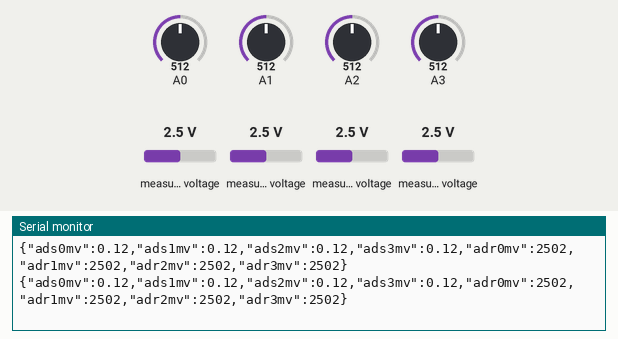
The sketch below on a simulated Arduino Nano, built with avr-gcc and run on an emulated ATmega328P. On the bench: the last lines printed to the serial monitor. The inputs (shaded band) are chosen by the test bench; at power-on: A0 = 512, A1 = 512, A2 = 512, A3 = 512, measured voltage 2.5 V.

Above: at 1.2 s.
1.3 s: A0 set to 216
At 1.61 s:
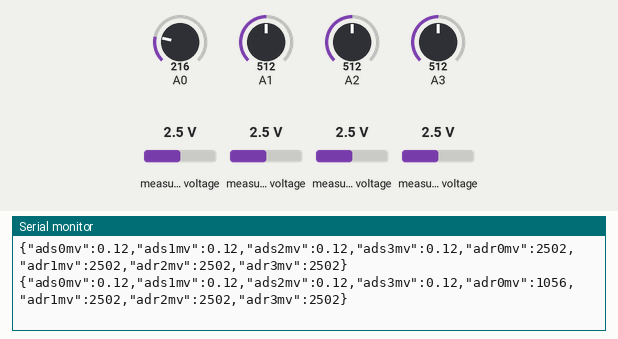
2.8 s: A0 set to 187
At 3.29 s:
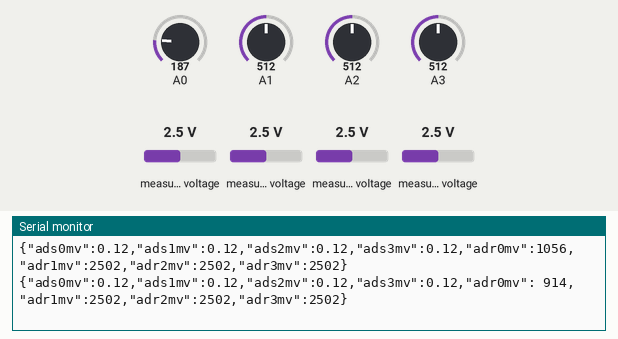
5.2 s: A1 set to 212
At 5.31 s:
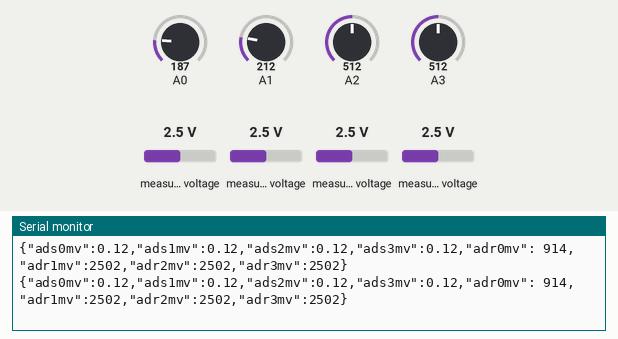
8.2 s: A1 set to 195
At 8.68 s:
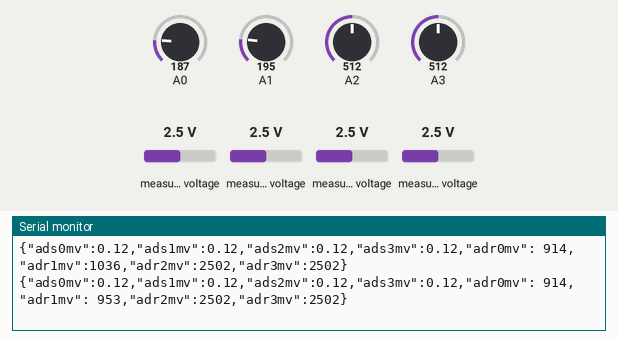

Measured:
- the behaviour switches between 205 and 204 on A0 (found by bisection; images 1 and 2)
- the behaviour switches between 205 and 204 on A1 (found by bisection; images 3 and 4)
- after the input at 1.3 s, the serial monitor: prints a new line after 0.08 s (image 1)
- after the input at 2.8 s, the serial monitor: prints a new line after 0.27 s (image 2)
- after the input at 8.2 s, the serial monitor: prints a new line after 0.25 s (image 4)

The sketch:

adConverter.ino
```cpp
// (licence header left out)
#include <Wire.h>
#include <Adafruit_ADS1015.h>

/*=========================================================================
      Configuration parameters
=========================================================================*/
//#define ADS_GAIN            GAIN_ONE // ±4.096 V
//#define ADS_RESOLUTION      0.125
//#define ADS_GAIN            GAIN_TWO // ±2.048 V
//#define ADS_RESOLUTION      0.0625
//#define ADS_GAIN            GAIN_FOUR // ±1.024 V
//#define ADS_RESOLUTION      0.03125
//#define ADS_GAIN            GAIN_EIGHT // ±0.512 V
//#define ADS_RESOLUTION      0.015625
#define ADS_GAIN            GAIN_SIXTEEN // ±0.256 V
#define ADS_RESOLUTION      0.0078125

#define ADS_OFFSET          0.12

#define SERIAL_BAUD_RATE    9600
#define MEASURE_DELAY_MS    250


/*=========================================================================
      Macros
=========================================================================*/
#define ADRUINO_RESOLUTION 4.8876 // equals 5000/1023

#define TO_JSON(R,A0,A1,A2,A3,A4,A5,A6,A7) sprintf(R,"{\"ads0mv\":%s,\"ads1mv\":%s,\"ads2mv\":%s,\"ads3mv\":%s,\"adr0mv\":%s,\"adr1mv\":%s,\"adr2mv\":%s,\"adr3mv\":%s}",A0,A1,A2,A3,A4,A5,A6,A7)

/*=========================================================================
      Global variables
=========================================================================*/
Adafruit_ADS1115 ads1115;

/*=========================================================================
      setup function
=========================================================================*/
void setup() {
  // setup USB
  Serial.begin(SERIAL_BAUD_RATE);

  // setup ADS1115
  ads1115.begin();
  ads1115.setGain(ADS_GAIN);

  // setup analog inputs
  pinMode(A0, INPUT);
  pinMode(A1, INPUT);
  pinMode(A2, INPUT);
  pinMode(A3, INPUT);
}

/*=========================================================================
      main loop function
=========================================================================*/
void loop() {
  // read ADC1115
  int16_t ads0 = ads1115.readADC_SingleEnded(0);
  int16_t ads1 = ads1115.readADC_SingleEnded(1);
  int16_t ads2 = ads1115.readADC_SingleEnded(2);
  int16_t ads3 = ads1115.readADC_SingleEnded(3);

  // read adruino ADC
  int adr0 = analogRead(A0);
  int adr1 = analogRead(A1);
  int adr2 = analogRead(A2);
  int adr3 = analogRead(A3);

  // convert everithing to milli volts
  float ads0mV = ads0 * ADS_RESOLUTION + ADS_OFFSET;
  float ads1mV = ads1 * ADS_RESOLUTION + ADS_OFFSET;
  float ads2mV = ads2 * ADS_RESOLUTION + ADS_OFFSET;
  float ads3mV = ads3 * ADS_RESOLUTION + ADS_OFFSET;

  float adr0mV = adr0 * ADRUINO_RESOLUTION;
  float adr1mV = adr1 * ADRUINO_RESOLUTION;
  float adr2mV = adr2 * ADRUINO_RESOLUTION;
  float adr3mV = adr3 * ADRUINO_RESOLUTION;

  // convert everithing to string
  char ads0mVstr[10];
  dtostrf(ads0mV, 4, 2, ads0mVstr);
  char ads1mVstr[10];
  dtostrf(ads1mV, 4, 2, ads1mVstr);
  char ads2mVstr[10];
  dtostrf(ads2mV, 4, 2, ads2mVstr);
  char ads3mVstr[10];
  dtostrf(ads3mV, 4, 2, ads3mVstr);
  char adr0mVstr[10];
  dtostrf(adr0mV, 4, 0, adr0mVstr);
  char adr1mVstr[10];
  dtostrf(adr1mV, 4, 0, adr1mVstr);
  char adr2mVstr[10];
  dtostrf(adr2mV, 4, 0, adr2mVstr);
  char adr3mVstr[10];
  dtostrf(adr3mV, 4, 0, adr3mVstr);

  // format output json
  char json[200];
  TO_JSON(
    json,
    ads0mVstr,
    ads1mVstr,
    ads2mVstr,
    ads3mVstr,
    adr0mVstr,
    adr1mVstr,
    adr2mVstr,
    adr3mVstr
  );

  // print output
  Serial.println(json);

  delay(MEASURE_DELAY_MS);
}
```
